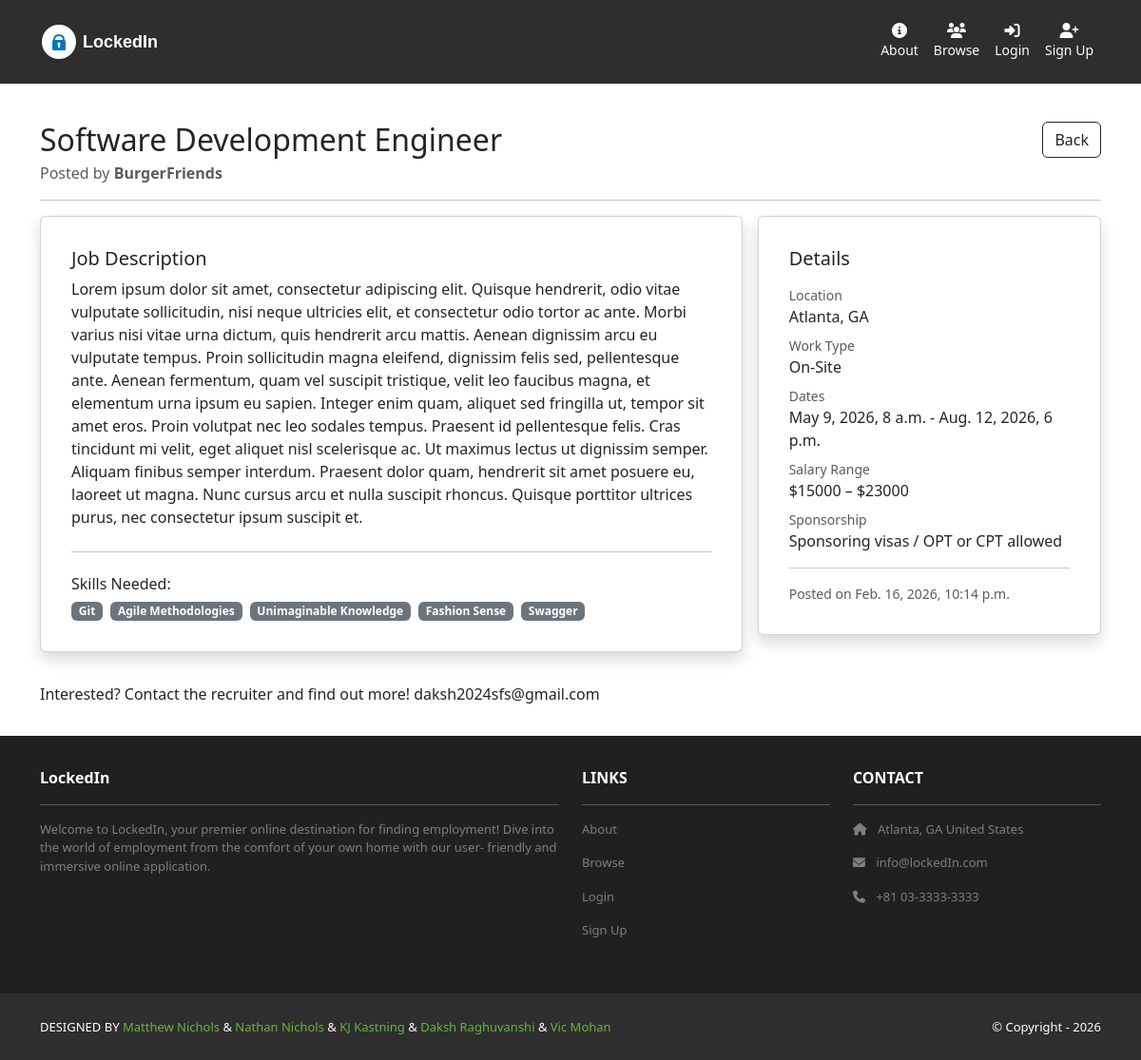
Page /jobs/1/ on the committed database.
### jobs/models.py (models this page shows, shortened)
class Job(models.Model):
    CLASSIFICATION_CHOICES = [
        ('Remote', 'remote'),
        ('Hybrid', 'hybrid'),
        ('On-Site', 'on-site'),
    ]
    id = models.AutoField(primary_key=True)
    created_at = models.DateTimeField(auto_now_add=True)
    title = models.CharField(help_text="What is the job title?", max_length = 255)
    start_date = models.DateTimeField()
    end_date = models.DateTimeField(blank=True, null=True)
    description = models.TextField()
    recruiter = models.ForeignKey(User, on_delete=models.CASCADE)
    skills = models.TextField(help_text="Required skills(E.g: Project Management, Agile Methodologies, etc.)")
    salary_upper = models.IntegerField()
    salary_lower = models.IntegerField()
    location = models.CharField(help_text="Work location. Can accept address, city/state, etc.", max_length = 255)
    latitude = models.FloatField(null=True)     # determined automatically using geopy, otherwise null
    longitude = models.FloatField(null=True)    # determined automatically using geopy, otherwise null
    classification = models.CharField(help_text="E.g: On-Site, Hybrid, Remote", max_length = 255, choices=CLASSIFICATION_CHOICES)
    isSponsoring = models.BooleanField(help_text="True: for OPT/CPT, F-1, J-1, etc., False: US citizens/Green Card holders")
    def get_skills_list(self):
        return [skill.strip() for skill in self.skills.split(',') if skill.strip()]

### jobs/views.py (the view)
# urls.py: path('<int:id>/', views.listing, name="jobs.listing"),
def listing(request, id):
    job = Job.objects.get(id=id)
    template_data = {}
    template_data['title'] = job.title
    template_data['job'] = job
    template_data['start_date'] = job.start_date
    template_data['end_date'] = job.end_date
    template_data['description'] = job.description
    template_data['company'] = job.recruiter
    template_data['skills'] = job.skills
    template_data['salary_top'] = job.salary_upper
    template_data['salary_bottom'] = job.salary_lower
    template_data['location'] = job.location
    template_data['classification'] = job.classification
    template_data['sponsoring'] = job.isSponsoring
    template_data['job'] = job
    return render(request, 'jobs/listings.html', {'template_data' : template_data})

### jobs/templates/jobs/listings.html (shortened to what this page needs)
{% extends 'base.html' %}
{% block content %}
<div class="p-3 mt-4">
  <div class="container">
    <div class="d-flex justify-content-between align-items-start flex-wrap gap-2">
      <div>
        <h2 class="mb-1">{{ template_data.job.title }}</h2>
        <div class="text-muted">
          Posted by <strong>{{ template_data.job.recruiter.username }}</strong>
        </div>
      </div>
      <div class="d-flex gap-2">
        <a href="{% url 'jobs.index'%}" class="btn btn-outline-dark">Back</a>
      </div>
    </div>
    <hr/>
    <div class="row g-3">
      <div class="col-lg-8">
        <div class="card shadow p-3 mb-3 rounded">
          <div class="card-body">
            <h5 class="mb-2">Job Description</h5>
            <p>
              {{ template_data.job.description }}
            </p>
            <hr class="my-4"/>
            <h6 class="mb-2">Skills Needed:</h6>
            <div class="d-flex flex-wrap gap-2">
              {% for s in template_data.job.get_skills_list %}
                <span class="badge bg-secondary">{{ s }}</span>
              {% empty %}
                <span class="text-muted">No skills listed</span>
              {% endfor %}
            </div>
          </div>
        </div>
      </div>
    <div class="col-lg-4">
      <div class="card shadow p-3 mb-3 rounded">
        <div class="card-body">
          <h5 class="mb-3">Details</h5>
          <div class="mb-2">
            <div class="text-muted small">Location</div>
            <div>{{ template_data.job.location }}</div>
          </div>
          <div class="mb-2">
            <div class="text-muted small">Work Type</div>
            <div>{{ template_data.job.classification }}</div>
          </div>
          <div class="mb-2">
            <div class="text-muted small">Dates</div>
            <div>
              {{ template_data.job.start_date }}
              {% if template_data.job.end_date %}
                - {{ template_data.job.end_date }}
              {% endif %}
            </div>
          </div>
          <div class="mb-2">
            <div class="text-muted small">Salary Range</div>
            <div>
              ${{ template_data.job.salary_lower }} – ${{ template_data.job.salary_upper }}
            </div>
          </div>
          <div class="mb-2">
            <div class="text-muted small">Sponsorship</div>
              <div>
                {% if template_data.job.isSponsoring %}
                  Sponsoring visas / OPT or CPT allowed
                {% else %}
                  US work authorization required / Not sponsoring
                {% endif %}
              </div>
          </div>
          <hr class="my-3"/>
          <div class="text-muted small">
            Posted on {{ template_data.job.created_at }}
          </div>
        </div>
      </div>
    </div>
    <p>Interested? Contact the recruiter and find out more! {{template_data.job.recruiter.email}}</p>
  </div>
</div>
{% endblock content %}

### rows in the picture
Job: job "Software Development Engineer", job.recruiter.username "BurgerFriends", job.description "Lorem ipsum dolor sit amet, consectetur adipiscing elit. Quisque hendrerit, odio vitae vulputate sollicitudin, nisi neque ultricies elit, et consectetur odio tortor ac ante. Morbi varius nisi vitae urna dictum, quis hendrerit arcu mattis. Aenean dignissim arcu eu vulputate tempus. Proin sollicitudin magna eleifend, dignissim felis sed, pellentesque ante. Aenean fermentum, quam vel suscipit tristique, velit leo faucibus magna, et elementum urna ipsum eu sapien. Integer enim quam, aliquet sed fringilla ut, tempor sit amet eros. Proin volutpat nec leo sodales tempus. Praesent id pellentesque felis. Cras tincidunt mi velit, eget aliquet nisl scelerisque ac. Ut maximus lectus ut dignissim…", job.location "Atlanta, GA", job.classification "On-Site", job.start_date "May 9, 2026, 8 a.m.", job.end_date "Aug. 12, 2026, 6 p.m.", job.salary_lower "15000", job.salary_upper "23000", job.created_at "Feb. 16, 2026, 10:14 p.m.", job.recruiter.email "daksh2024sfs@gmail.com"

### other values in the picture
{{ s }} "Git" "Agile Methodologies" "Unimaginable Knowledge" "Fashion Sense" "Swagger"
